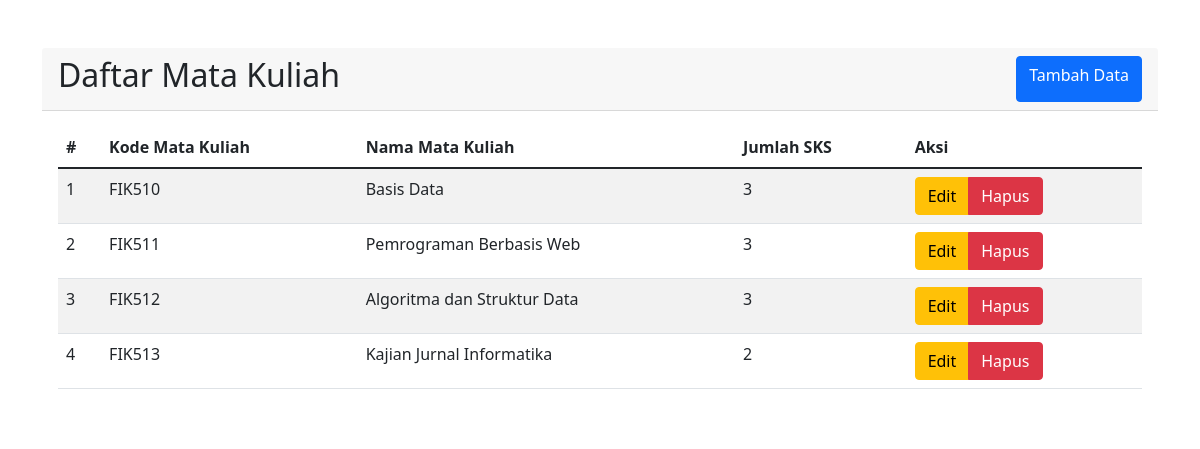
The app's page /list-mk.php with its own data.
### tables this page shows
CREATE TABLE `matakuliah` (
  `kodemk` char(6) NOT NULL,
  `nama` varchar(50) NOT NULL,
  `jumlah_sks` int(3) NOT NULL
);

### list-mk.php (the view, shortened to what this page needs)
<!DOCTYPE html>
<html lang="en">
<head>
    <link href="https://cdn.jsdelivr.net/npm/bootstrap@5.1.3/dist/css/bootstrap.min.css" rel="stylesheet">
</head>
<body>
    <div class="container my-5">
        <div class="row">
            <div class="col-md-12">
                <div class="card border-0">
                    <div class="card-header">
                        <div class="d-flex justify-content-between">
                            <h2>Daftar Mata Kuliah</h2>
                            <a href="add-mk.php" class="btn btn-primary">Tambah Data</a>
                        </div>
                    </div>
                    <div class="card-body">
                        <table class="table table-striped table-hover">
                            <thead>
                                <tr>
                                    <th>#</th>
                                    <th>Kode Mata Kuliah</th>
                                    <th>Nama Mata Kuliah</th>
                                    <th>Jumlah SKS</th>
                                    <th>Aksi</th>
                                </tr>
                            </thead>
                            <tbody>
                                <?php
                                include "connection.php";
                                $no = 1;
                                $query = mysqli_query($conn, "SELECT * FROM matakuliah");
                                foreach ($query as $data) {
                                ?>
                                <tr>
                                    <td><?= $no++ ?></td>
                                    <td><?= $data['kodemk'] ?></td>
                                    <td><?= $data['nama'] ?></td>
                                    <td><?= $data['jumlah_sks'] ?></td>
                                    <td>
                                        <div class="btn-group">
                                            <a href="edit-mk.php?id=<?= $data['kodemk'] ?>" class="btn btn-warning">Edit</a>
                                            <a href="delete-mk.php?id=<?= $data['kodemk'] ?>" class="btn btn-danger">Hapus</a>
                                        </div>
                                    </td>
                                </tr>
                                <?php
                                }
                                ?>
                            </tbody>
                        </table>
                    </div>
                </div>
            </div>
        </div>
    </div>
</body>
</html>

### records on screen
matakuliah: kodemk "FIK510", nama "Basis Data", jumlah_sks "3"
matakuliah: kodemk "FIK511", nama "Pemrograman Berbasis Web", jumlah_sks "3"
matakuliah: kodemk "FIK512", nama "Algoritma dan Struktur Data", jumlah_sks "3"
matakuliah: kodemk "FIK513", nama "Kajian Jurnal Informatika", jumlah_sks "2"
